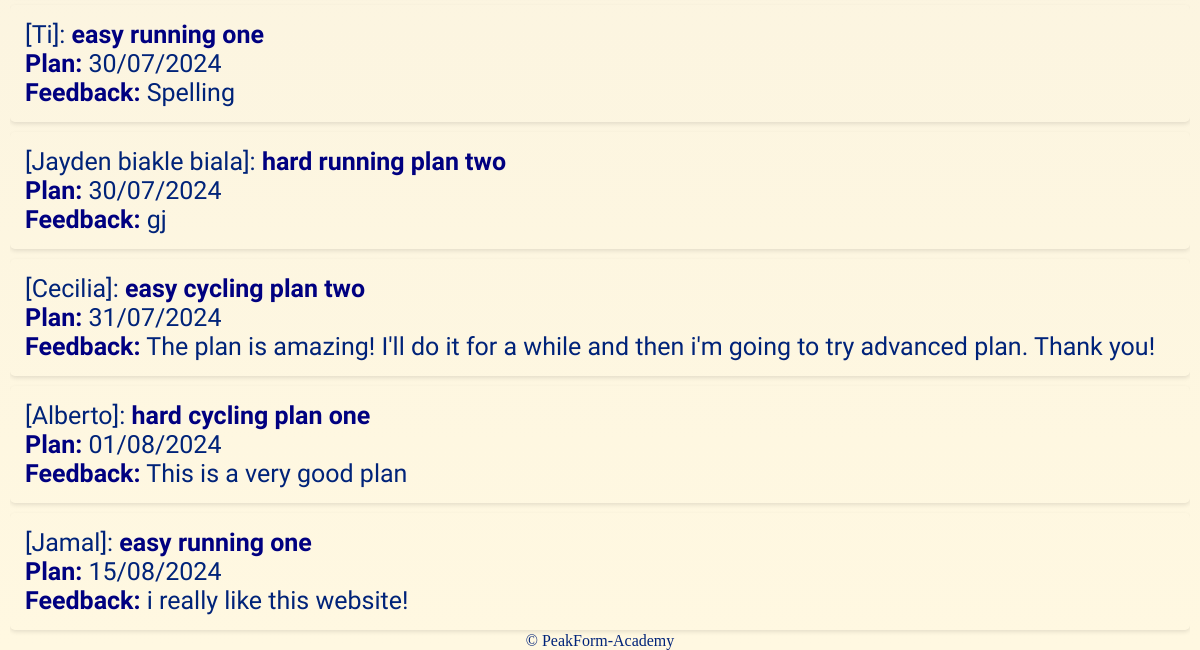
The app's page /DisplayFeedback (lower part), older data.
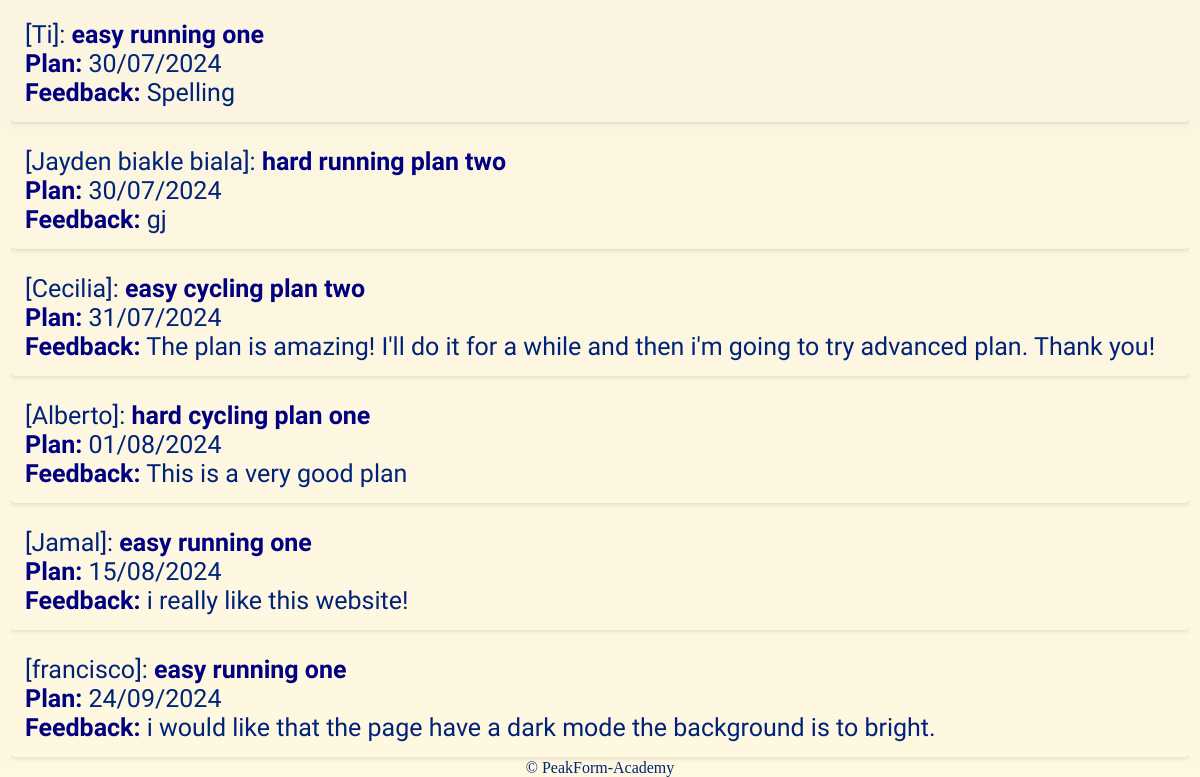
The same page, newer data.
### tables this page shows
CREATE TABLE feedback (
        id INTEGER PRIMARY KEY AUTOINCREMENT,
        username TEXT NOT NULL,
        content TEXT NOT NULL,
        plan TEXT NOT NULL,
        date TIMESTAMP DEFAULT CURRENT_TIMESTAMP
    );

### routes.py (the view)
@app.route('/DisplayFeedback')
def display_feedback():
    conn = sqlite3.connect('PFA.db')
    cursor = conn.cursor()
    cursor.execute('SELECT username, content, date, plan FROM feedback')
    feedbacks = cursor.fetchall()
    conn.close()
    formatted_feedbacks = []
    for feedback in feedbacks:
        username, content, date_str, plan = feedback
        date_str = date_str.split('.')[0]
        formatted_date = datetime.strptime(date_str, '%Y-%m-%d %H:%M:%S').strftime('%d/%m/%Y')
        formatted_feedbacks.append((username, content, formatted_date, plan))
    return render_template('DisplayFeedback.html', feedbacks=formatted_feedbacks)

### templates/DisplayFeedback.html (shortened to what this page needs)
{% extends 'layout.html' %}
{% block content %}
<!DOCTYPE html>
<html lang="en">
<head>
</head>
<body>
    <ul>
        {% for username, content, plan, date in feedbacks %}
            <li>
                 [{{ username }}]: <strong>{{ date }}</strong>
                <br><strong>Plan:</strong> {{ plan }}
                <br><strong>Feedback:</strong> {{ content }}
            </li>
        {% endfor %}
    </ul>
</body>
</html>
{% endblock %}

Row changes from the older to the newer data that the page shows:
added feedback: username "francisco", plan "easy running one", date "24/09/2024", content "i would like that the page have a dark mode the background is to bright."
